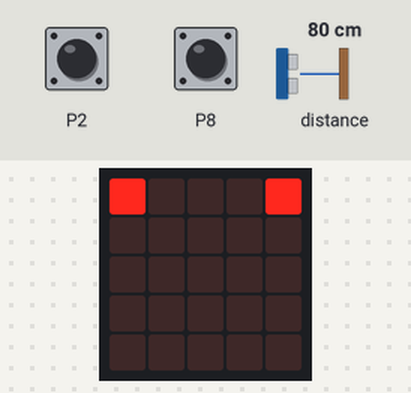
The program below on a simulated BBC micro:bit (MakeCode). Parts: the board's 5×5 LED display. The test bench sets the inputs (shaded band); at power-on: distance to the obstacle 80 cm, P2 HIGH, P8 HIGH.

Above: at 1.6 s.
1.7 s: distance to the obstacle set to 17 cm
3.2 s: distance to the obstacle set to 12 cm
At 4.2 s:
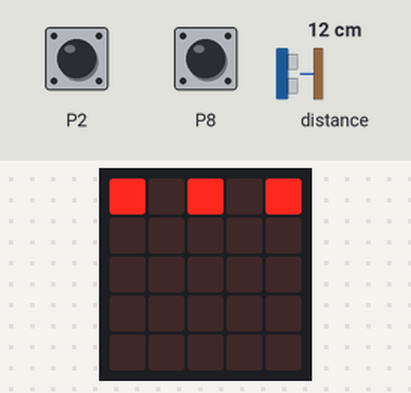
4.7 s: P2 pulled LOW for 0.15 s
At 4.79 s:
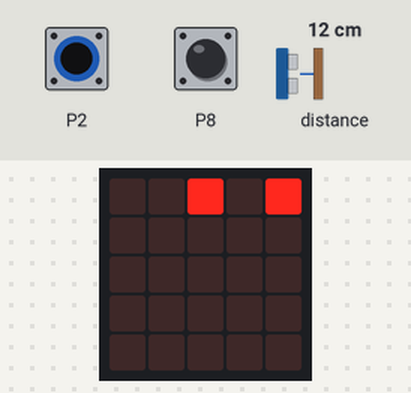
6.3 s: P8 pulled LOW for 0.15 s
At 6.39 s:
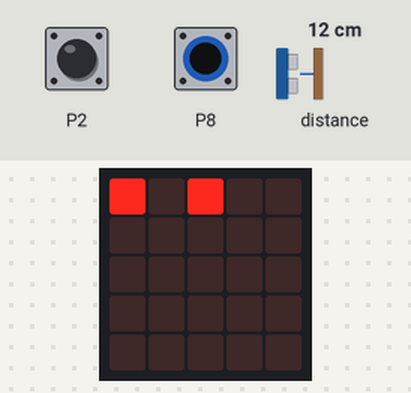
7.9 s: P8 pulled LOW for 3.2 s
12.6 s: P2 pulled LOW for 3.2 s
At 13.8 s:
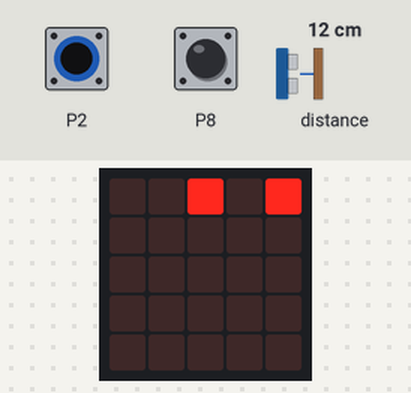
Timing chart, 0 to 15.6 s (numbered marks = the images above; inputs shaded):
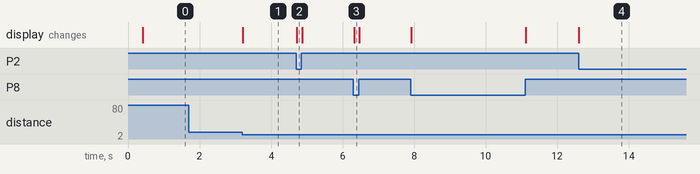

The program:

main.ts
```typescript
let 前方センサー = 0
let 下右センサー = 0
let 下左センサー = 0
basic.showLeds(`
    . . . . .
    . . . . .
    . . . . .
    . . . . .
    . . . . .
    `)
pins.setPull(DigitalPin.P2, PinPullMode.PullUp)
pins.setPull(DigitalPin.P8, PinPullMode.PullUp)
basic.forever(function () {
    if (pins.digitalReadPin(DigitalPin.P2) == 1) {
        下左センサー = 0
        led.plot(0, 0)
    } else {
        下左センサー = 1
        led.unplot(0, 0)
    }
    if (pins.digitalReadPin(DigitalPin.P8) == 1) {
        下右センサー = 0
        led.plot(4, 0)
    } else {
        下右センサー = 1
        led.unplot(4, 0)
    }
})
basic.forever(function () {
    if (sonar.ping(
    DigitalPin.P0,
    DigitalPin.P1,
    PingUnit.Centimeters
    ) < 15) {
        前方センサー = 1
        led.plot(2, 0)
    } else {
        前方センサー = 0
        led.unplot(2, 0)
    }
})
```

test.ts
```typescript
// テストはここに来ます。このパッケージが拡張機能として使用されるときにはコンパイルされません。
```

Measured:
- the behaviour switches between 15 and 14 cm on distance to the obstacle (found by bisection; images 0 and 1)
- after the input at 1.7 s, every drawn part: stays the same
- after the input at 3.2 s, the display: changes at once (image 1)
- after the input at 4.7 s, the display: changes at once (image 2)
- after the input at 6.3 s, the display: changes at once (image 3)
- after the input at 12.6 s, the display: changes at once (image 4)
